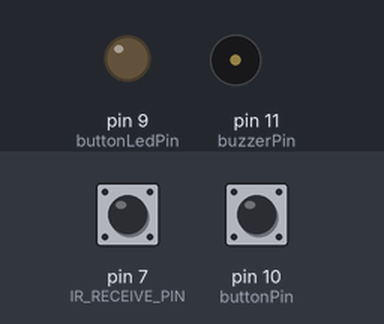
A program run on a simulated Arduino Uno, built with avr-gcc and run on an emulated ATmega328P. Shown: output pins drawn as LEDs (lit = HIGH), buzzer (waves = sounding, pin HIGH). The test bench sets the inputs (shaded band); at power-on: pin 10 (buttonPin) HIGH, pin 7 (IR_RECEIVE_PIN) HIGH. What the program prints to the serial monitor is not drawn.

Above: at 1.2 s.
1.3 s: pin 10 (buttonPin) pulled LOW for 0.15 s
At 1.38 s:
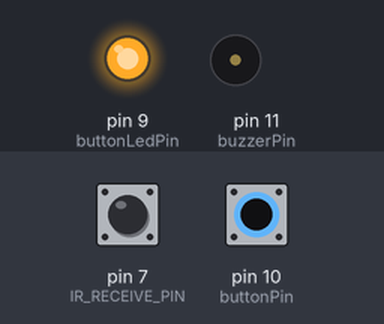
2.9 s: pin 7 (IR_RECEIVE_PIN) pulsed LOW 2 times (0.12 s each, 0.3 s apart)
5.0 s: pin 10 (buttonPin) pulled LOW for 3.2 s
At 9.6 s:
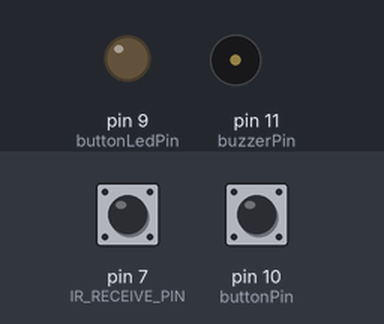
Timing chart, 0 to 11.1 s (numbered marks = the images above; inputs shaded):
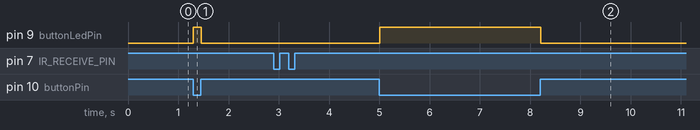

Measured:
- after the input at 1.3 s, pin 9 (buttonLedPin): LOW → HIGH at once, → LOW 0.16 s later
- after the input at 2.9 s, every drawn part: stays the same
- after the input at 5.0 s, pin 9 (buttonLedPin): LOW → HIGH at once, → LOW 3.2 s later

The program:

main.cpp
```cpp
#include <Arduino.h>

const int buttonPin = 10;
const int buttonLedPin = 9;
const int IR_RECEIVE_PIN = 7;
const int buzzerPin = 11;
int state_obstacle  = 1; // sensor for motion/ obstacles
int pre_state_obstacle = 1;

bool game_running = false;
bool goal = false;
int number_of_goals = 0;

void setup() {

  pinMode(buttonPin, INPUT_PULLUP);
  pinMode(buttonLedPin, OUTPUT); // light on button
  pinMode(IR_RECEIVE_PIN, INPUT_PULLUP);
  pinMode(buzzerPin, OUTPUT);

  Serial.begin(115200);

}

void loop() {

  state_obstacle = digitalRead(IR_RECEIVE_PIN);

  if (state_obstacle == 1 && pre_state_obstacle == 0){
     goal = true;
  }
  pre_state_obstacle  = state_obstacle;


  int button1State = digitalRead(buttonPin);

  // if pushing the botton, the button will light, and the ball has started
  if (button1State == LOW && !game_running)
  {

    digitalWrite(buttonLedPin, HIGH);
    Serial.print(button1State);
    game_running = true;

  }
  else if ( game_running && goal){
    // send signal if sensor has registered obstacle
    Serial.print("s");
    goal = false;
    number_of_goals += 1;
    if (number_of_goals >= 2) {
      game_running = false;
      number_of_goals = 0;
    }
  }
  else if (button1State == HIGH)
  {
  // turn off the light on the button
    digitalWrite(buttonLedPin, LOW);
  }
  delay(20);

}
```
